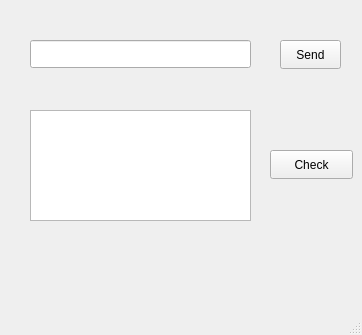
<?xml version="1.0" encoding="UTF-8"?>
<ui version="4.0">
 <class>MainWindow</class>
 <widget class="QMainWindow" name="MainWindow">
  <property name="geometry">
   <rect>
    <x>0</x>
    <y>0</y>
    <width>362</width>
    <height>335</height>
   </rect>
  </property>
  <property name="windowTitle">
   <string>MainWindow</string>
  </property>
  <widget class="QWidget" name="centralwidget">
   <widget class="QLineEdit" name="ledSend">
    <property name="geometry">
     <rect>
      <x>30</x>
      <y>40</y>
      <width>221</width>
      <height>28</height>
     </rect>
    </property>
   </widget>
   <widget class="QPushButton" name="Send">
    <property name="geometry">
     <rect>
      <x>280</x>
      <y>40</y>
      <width>61</width>
      <height>29</height>
     </rect>
    </property>
    <property name="text">
     <string>Send</string>
    </property>
   </widget>
   <widget class="QPlainTextEdit" name="pteReceive">
    <property name="geometry">
     <rect>
      <x>30</x>
      <y>110</y>
      <width>221</width>
      <height>111</height>
     </rect>
    </property>
   </widget>
   <widget class="QLabel" name="label">
    <property name="geometry">
     <rect>
      <x>50</x>
      <y>80</y>
      <width>191</width>
      <height>20</height>
     </rect>
    </property>
    <property name="text">
     <string/>
    </property>
   </widget>
   <widget class="QPushButton" name="btnCheck">
    <property name="geometry">
     <rect>
      <x>270</x>
      <y>150</y>
      <width>83</width>
      <height>29</height>
     </rect>
    </property>
    <property name="text">
     <string>Check</string>
    </property>
   </widget>
  </widget>
  <widget class="QMenuBar" name="menubar">
   <property name="geometry">
    <rect>
     <x>0</x>
     <y>0</y>
     <width>362</width>
     <height>25</height>
    </rect>
   </property>
  </widget>
  <widget class="QStatusBar" name="statusbar"/>
 </widget>
 <resources/>
 <connections/>
</ui>
